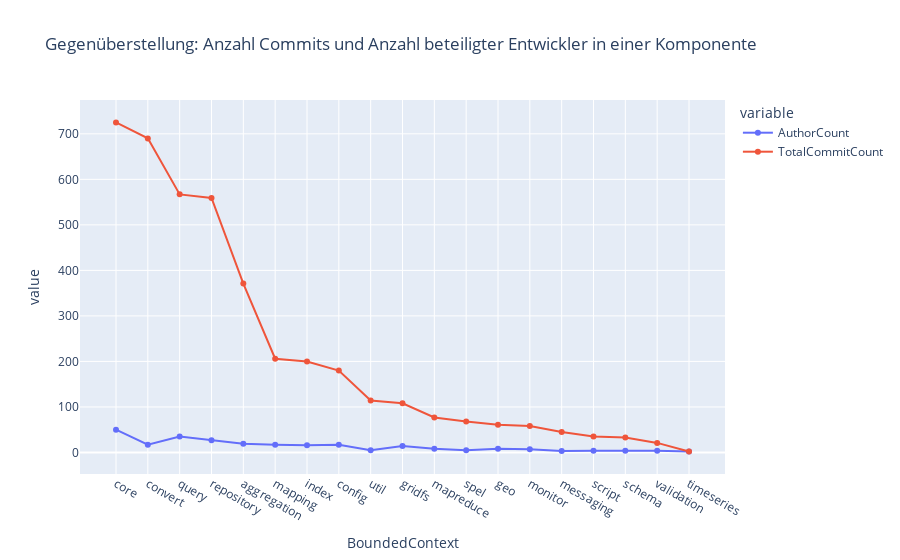

Write notebook code for a chart like this one.
### Code cell
bcCommitAndAuthorCount = %cypher MATCH (a:Author)-[:COMMITTED]->(c:Commit)-[:CONTAINS_CHANGE]->(:Change)-[]->(f:Git:File), \
                                (f)<-[:HAS_SOURCE]-(:Type:Java)<-[:CONTAINS]-(bC:BoundedContext) \
                                WHERE NOT c:Merge \
                                RETURN 	 bC.name AS BoundedContext, count(DISTINCT c) AS TotalCommitCount, count(DISTINCT a.name) AS AuthorCount \
                                ORDER BY TotalCommitCount DESC


df = bcCommitAndAuthorCount.get_dataframe()

fig = px.line(df, x='BoundedContext', y=['AuthorCount', 'TotalCommitCount'], title='Gegenüberstellung: Anzahl Commits und Anzahl beteiligter Entwickler in einer Komponente', markers=True)
fig.show()

### Figure 1 — Plotly figure (JSON) as saved in the notebook; plotly's stock layout.template omitted (floating-point values rounded to 4 significant figures)
{"data": [{"hovertemplate": "variable=AuthorCount<br>BoundedContext=%{x}<br>value=%{y}<extra></extra>", "legendgroup": "AuthorCount", "line": {"color": "#636efa", "dash": "solid"}, "marker": {"symbol": "circle"}, "mode": "markers+lines", "name": "AuthorCount", "orientation": "v", "showlegend": true, "type": "scatter", "x": ["core", "convert", "query", "repository", "aggregation", "mapping", "index", "config", "util", "gridfs", "mapreduce", "spel", "geo", "monitor", "messaging", "script", "schema", "validation", "timeseries"], "xaxis": "x", "y": [50, 17, 35, 27, 19, 17, 16, 17, 5, 14, 8, 5, 8, 7, 3, 4, 4, 4, 2], "yaxis": "y"}, {"hovertemplate": "variable=TotalCommitCount<br>BoundedContext=%{x}<br>value=%{y}<extra></extra>", "legendgroup": "TotalCommitCount", "line": {"color": "#EF553B", "dash": "solid"}, "marker": {"symbol": "circle"}, "mode": "markers+lines", "name": "TotalCommitCount", "orientation": "v", "showlegend": true, "type": "scatter", "x": ["core", "convert", "query", "repository", "aggregation", "mapping", "index", "config", "util", "gridfs", "mapreduce", "spel", "geo", "monitor", "messaging", "script", "schema", "validation", "timeseries"], "xaxis": "x", "y": [725, 690, 567, 559, 371, 206, 200, 180, 114, 108, 77, 68, 61, 58, 45, 35, 33, 21, 2], "yaxis": "y"}], "layout": {"legend": {"title": {"text": "variable"}, "tracegroupgap": 0}, "title": {"text": "Gegenüberstellung: Anzahl Commits und Anzahl beteiligter Entwickler in einer Komponente"}, "xaxis": {"anchor": "y", "domain": [0, 1], "title": {"text": "BoundedContext"}}, "yaxis": {"anchor": "x", "domain": [0, 1], "title": {"text": "value"}}}}
